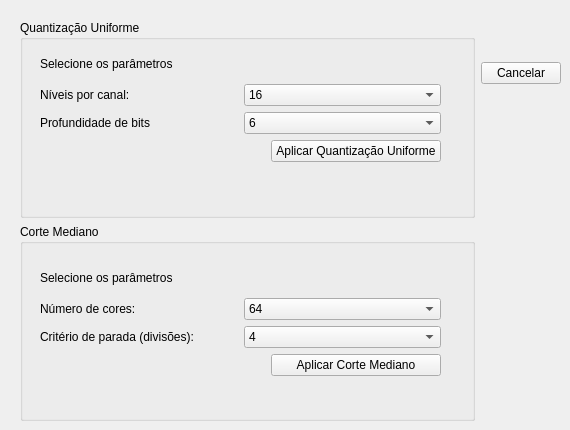
    <widget class="QWidget" name="page">
     <widget class="QWidget" name="layoutWidget">
      <property name="geometry">
       <rect>
        <x>20</x>
        <y>20</y>
        <width>541</width>
        <height>401</height>
       </rect>
      </property>
      <layout class="QHBoxLayout" name="horizontalLayout_12" stretch="10,1">
       <item>
        <layout class="QVBoxLayout" name="verticalLayout_12">
         <item>
          <widget class="QGroupBox" name="groupBox_qu">
           <property name="minimumSize">
            <size>
             <width>0</width>
             <height>64</height>
            </size>
           </property>
           <property name="title">
            <string>Quantização Uniforme</string>
           </property>
           <widget class="QWidget" name="layoutWidget">
            <property name="geometry">
             <rect>
              <x>20</x>
              <y>30</y>
              <width>401</width>
              <height>112</height>
             </rect>
            </property>
            <layout class="QVBoxLayout" name="verticalLayout_8">
             <item>
              <layout class="QVBoxLayout" name="verticalLayout_7">
               <item>
                <widget class="QLabel" name="label_qu1">
                 <property name="text">
                  <string>Selecione os parâmetros</string>
                 </property>
                </widget>
               </item>
               <item>
                <layout class="QHBoxLayout" name="horizontalLayout_4">
                 <item>
                  <widget class="QLabel" name="label_qu2">
                   <property name="text">
                    <string>Níveis por canal:</string>
                   </property>
                  </widget>
                 </item>
                 <item>
                  <widget class="QComboBox" name="comboBox_niveis_canal">
                   <property name="currentIndex">
                    <number>3</number>
                   </property>
                   <property name="maxVisibleItems">
                    <number>4</number>
                   </property>
                   <item>
                    <property name="text">
                     <string>2</string>
                    </property>
                   </item>
                   <item>
                    <property name="text">
                     <string>4</string>
                    </property>
                   </item>
                   <item>
                    <property name="text">
                     <string>8</string>
                    </property>
                   </item>
                   <item>
                    <property name="text">
                     <string>16</string>
                    </property>
                   </item>
                  </widget>
                 </item>
                </layout>
               </item>
               <item>
                <layout class="QHBoxLayout" name="horizontalLayout_7">
                 <item>
                  <widget class="QLabel" name="label_qu3">
                   <property name="text">
                    <string>Profundidade de bits</string>
                   </property>
                  </widget>
                 </item>
                 <item>
                  <widget class="QComboBox" name="comboBox_profundidade_bits">
                   <property name="currentIndex">
                    <number>3</number>
                   </property>
                   <item>
                    <property name="text">
                     <string>1</string>
                    </property>
                   </item>
                   <item>
                    <property name="text">
                     <string>2</string>
                    </property>
                   </item>
                   <item>
                    <property name="text">
                     <string>4</string>
                    </property>
                   </item>
                   <item>
                    <property name="text">
                     <string>6</string>
                    </property>
                   </item>
                  </widget>
                 </item>
                </layout>
               </item>
              </layout>
             </item>
             <item>
              <layout class="QHBoxLayout" name="horizontalLayout_8">
               <item>
                <spacer name="horizontalSpacer_5">
                 <property name="orientation">
                  <enum>Qt::Orientation::Horizontal</enum>
                 </property>
                 <property name="sizeHint" stdset="0">
                  <size>
                   <width>40</width>
                   <height>20</height>
                  </size>
                 </property>
                </spacer>
               </item>
               <item>
                <widget class="QPushButton" name="pushButton_aplicar_qu">
                 <property name="minimumSize">
                  <size>
                   <width>170</width>
                   <height>0</height>
                  </size>
                 </property>
                 <property name="text">
                  <string>Aplicar Quantização Uniforme</string>
                 </property>
                </widget>
               </item>
              </layout>
             </item>
            </layout>
           </widget>
          </widget>
         </item>
         <item>
          <widget class="QGroupBox" name="groupBox_cm">
           <property name="title">
            <string>Corte Mediano</string>
           </property>
           <widget class="QWidget" name="layoutWidget">
            <property name="geometry">
             <rect>
              <x>20</x>
              <y>40</y>
              <width>401</width>
              <height>112</height>
             </rect>
            </property>
            <layout class="QVBoxLayout" name="verticalLayout_10">
             <item>
              <layout class="QVBoxLayout" name="verticalLayout_9">
               <item>
                <widget class="QLabel" name="label_cm1">
                 <property name="text">
                  <string>Selecione os parâmetros</string>
                 </property>
                </widget>
               </item>
               <item>
                <layout class="QHBoxLayout" name="horizontalLayout_9">
                 <item>
                  <widget class="QLabel" name="label_cm2">
                   <property name="text">
                    <string>Número de cores:</string>
                   </property>
                  </widget>
                 </item>
                 <item>
                  <widget class="QComboBox" name="comboBox_numero_cores">
                   <property name="currentIndex">
                    <number>2</number>
                   </property>
                   <item>
                    <property name="text">
                     <string>16</string>
                    </property>
                   </item>
                   <item>
                    <property name="text">
                     <string>32</string>
                    </property>
                   </item>
                   <item>
                    <property name="text">
                     <string>64</string>
                    </property>
                   </item>
                   <item>
                    <property name="text">
                     <string>128</string>
                    </property>
                   </item>
                   <item>
                    <property name="text">
                     <string>256</string>
                    </property>
                   </item>
                  </widget>
                 </item>
                </layout>
               </item>
               <item>
                <layout class="QHBoxLayout" name="horizontalLayout_10">
                 <item>
                  <widget class="QLabel" name="label_cm3">
                   <property name="text">
                    <string>Critério de parada (divisões):</string>
                   </property>
                  </widget>
                 </item>
                 <item>
                  <widget class="QComboBox" name="comboBox_criterio_parada">
                   <property name="currentIndex">
                    <number>0</number>
                   </property>
                   <item>
                    <property name="text">
                     <string>4</string>
                    </property>
                   </item>
                   <item>
                    <property name="text">
                     <string>6</string>
                    </property>
                   </item>
                   <item>
                    <property name="text">
                     <string>8</string>
                    </property>
                   </item>
                  </widget>
                 </item>
                </layout>
               </item>
              </layout>
             </item>
             <item>
              <layout class="QHBoxLayout" name="horizontalLayout_11">
               <item>
                <spacer name="horizontalSpacer_6">
                 <property name="orientation">
                  <enum>Qt::Orientation::Horizontal</enum>
                 </property>
                 <property name="sizeHint" stdset="0">
                  <size>
                   <width>40</width>
                   <height>20</height>
                  </size>
                 </property>
                </spacer>
               </item>
               <item>
                <widget class="QPushButton" name="pushButton_aplicar_cm">
                 <property name="minimumSize">
                  <size>
                   <width>170</width>
                   <height>0</height>
                  </size>
                 </property>
                 <property name="text">
                  <string>Aplicar Corte Mediano</string>
                 </property>
                </widget>
               </item>
              </layout>
             </item>
            </layout>
           </widget>
          </widget>
         </item>
        </layout>
       </item>
       <item>
        <layout class="QVBoxLayout" name="verticalLayout_11" stretch="1,2,8">
         <item>
          <spacer name="verticalSpacer_4">
           <property name="orientation">
            <enum>Qt::Orientation::Vertical</enum>
           </property>
           <property name="sizeHint" stdset="0">
            <size>
             <width>20</width>
             <height>40</height>
            </size>
           </property>
          </spacer>
         </item>
         <item>
          <widget class="QPushButton" name="pushButton_cancelar_algoritmo">
           <property name="text">
            <string>Cancelar</string>
           </property>
          </widget>
         </item>
         <item>
          <spacer name="verticalSpacer_5">
           <property name="orientation">
            <enum>Qt::Orientation::Vertical</enum>
           </property>
           <property name="sizeHint" stdset="0">
            <size>
             <width>20</width>
             <height>40</height>
            </size>
           </property>
          </spacer>
         </item>
        </layout>
       </item>
      </layout>
     </widget>
    </widget>
